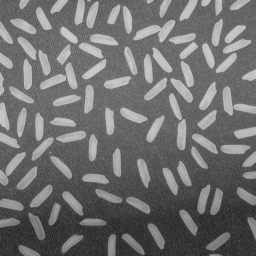
%> input picture Lab04/code/rice1.png, 256 x 256 px
$ octave removelight7.m   (GNU Octave 9; MATLAB toolbox functions it lacks are replaced by stand-ins)
%> lines starting %> are read from the running program, lines starting %| are printed output that depends on the picture
clear;
clc;

% Read an image
img = imread("rice1.png");
%> img is the input picture: size 256x256 uint8; min 40, max 204, mean 111.2
if size(img, 3) == 1
    gray = img;
else
    gray = rgb2gray(img);
end

figure(1);
imshow(gray);
title('Original Image');

figure(2);
hist = imhist(gray);  % Compute histogram
%> hist = 256 values, max 1419 at index 105, min 0 at index 1, mean 256
figure(2);
imhist(gray);
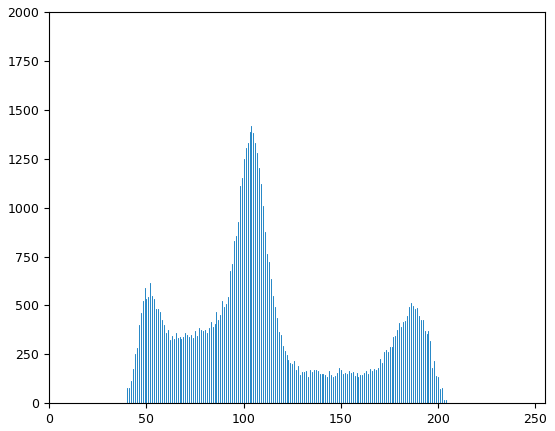
%> figure redrawn from the program's plot data; highest point at x = 104, y = 1419

% Set histogram values below x-axis 85 to 0
hist(1:85) = 0;

% Apply modified histogram to the image
modified_gray = histeq(gray, hist);
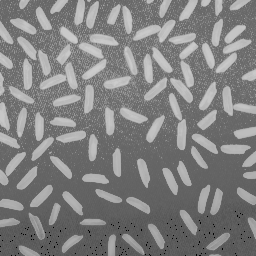
%> modified_gray: size 256x256 uint8; min 0, max 204, mean 128

% Display modified image
figure(3);
imshow(modified_gray);
title('Modified Image');

% Display modified histogram
figure(4);
hist_modified = imhist(modified_gray);
%> hist_modified = 256 values, max 2260 at index 107, min 0 at index 2, mean 256

figure(4);
imhist(modified_gray);
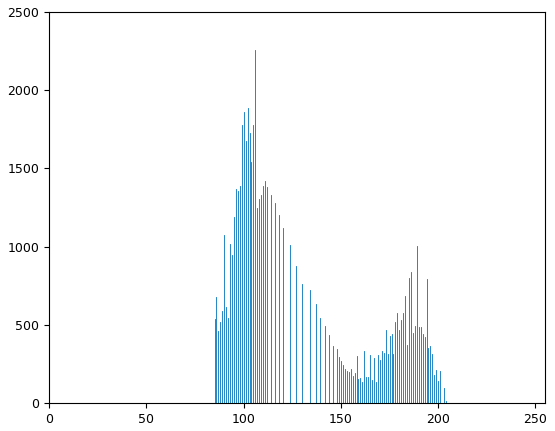
%> figure redrawn from the program's plot data; highest point at x = 106, y = 2260

$ run again, with Lab04/code/rice2.png copied over Lab04/code/rice1.png
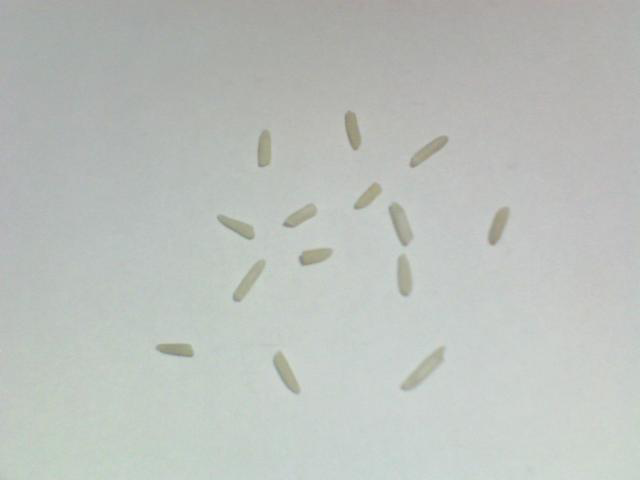
%> input picture Lab04/code/rice2.png, 640 x 480 px
%> img is the input picture: size 480x640x3 uint8; mean R, G, B 187.8, 192.2, 188.1
%> hist = 256 values, max 11543 at index 203, min 0 at index 1, mean 1200
%> `imhist(gray);`:
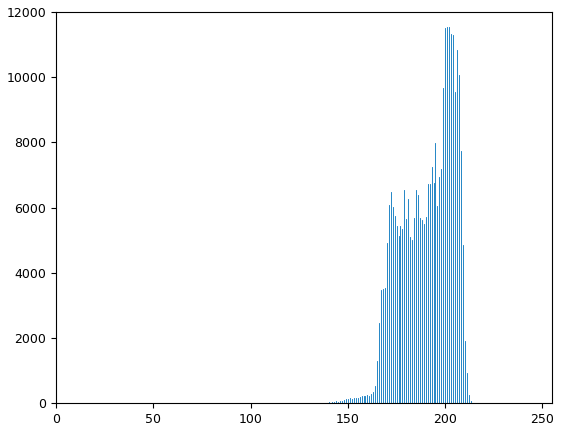
%> figure redrawn from the program's plot data; highest point at x = 202, y = 11543
%> hist_modified has the same summary as hist
